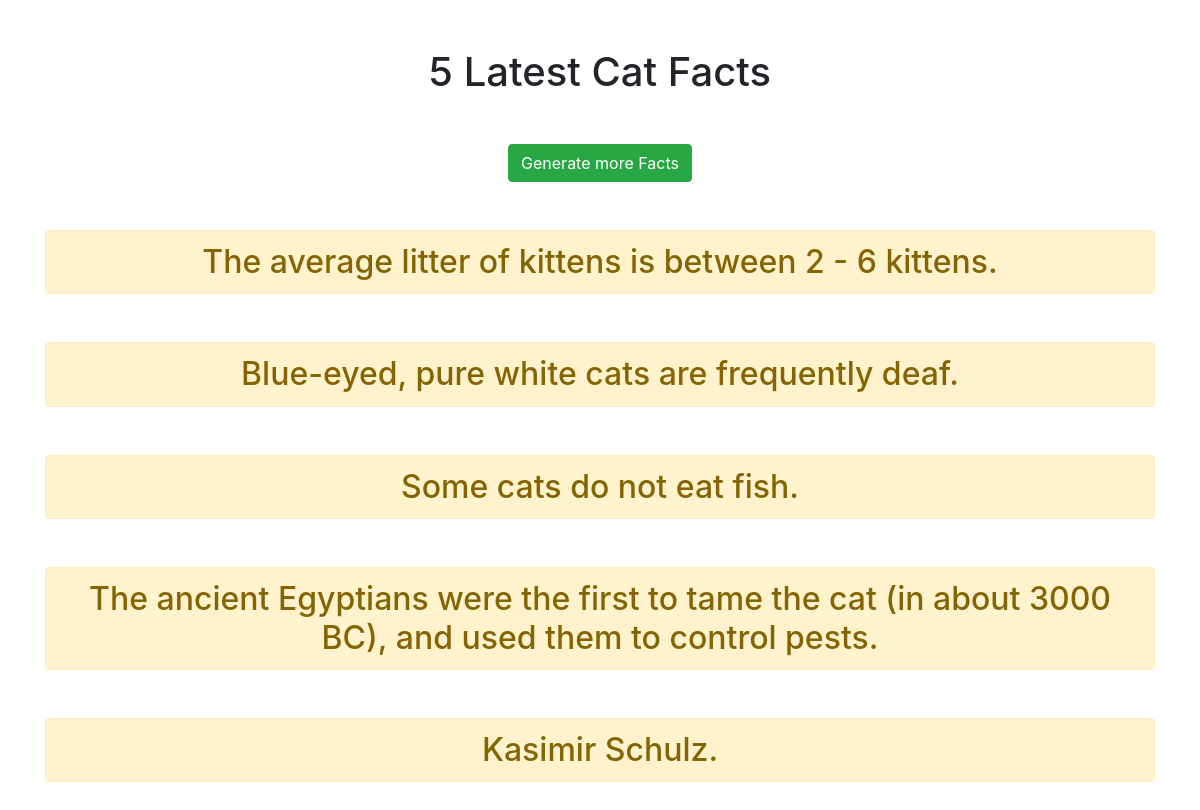
/catfacts/latest-facts, run on an earlier commit of the app's database.
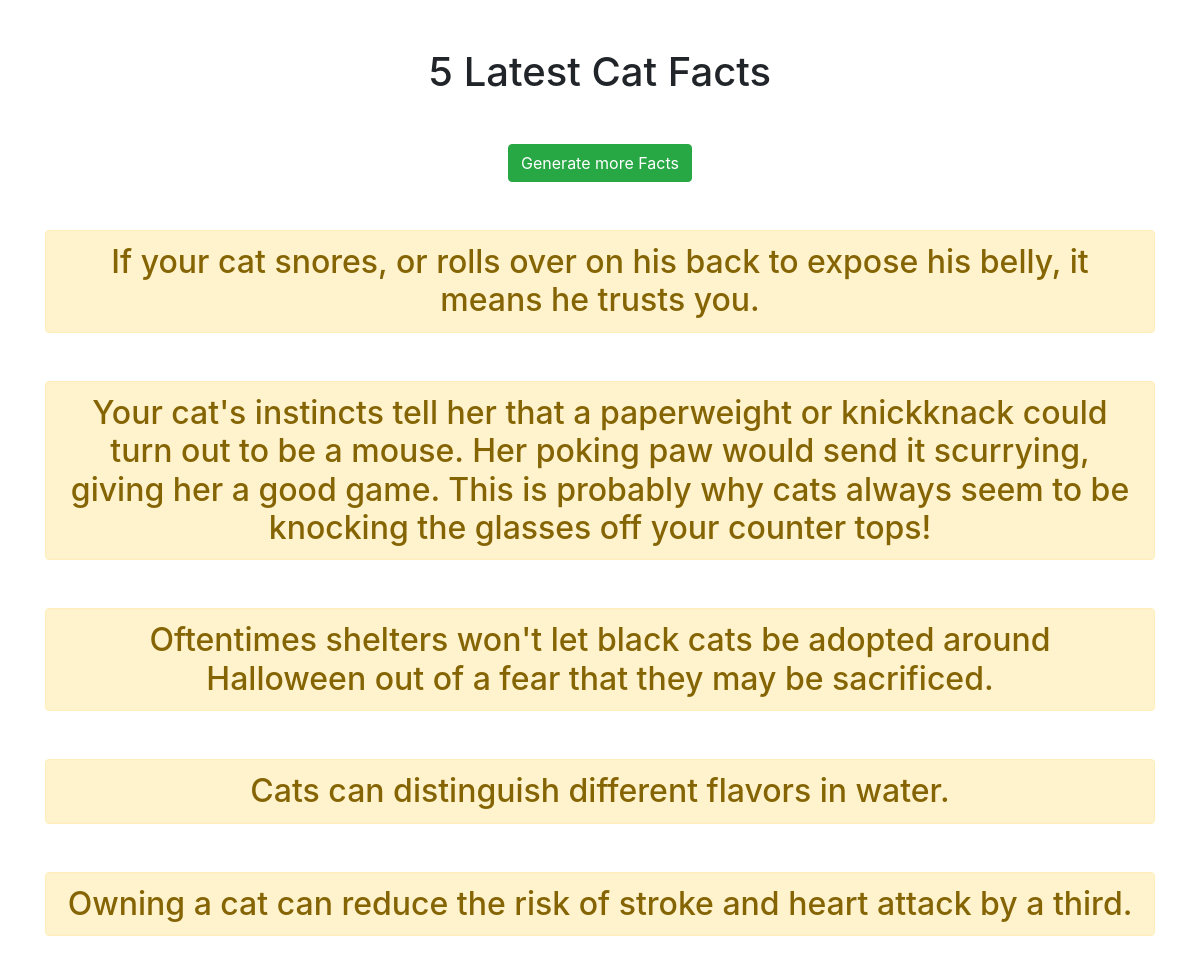
And on a later commit of the database.
### facts/models.py (models this page shows, shortened)
class Fact(models.Model):
    fact = models.CharField('fact', max_length = 700)

### facts/views.py (the view)
# urls.py: path('latest-facts', views.viewall, name='viewall')
def viewall(request):
    facts = Fact.objects.order_by('-id')[:5]
    return render(request, 'facts/viewall.html', {'facts':facts})

### facts/templates/facts/viewall.html (shortened to what this page needs)
<!DOCTYPE html>
<html lang="en">
  <head>
    <link
      rel="stylesheet"
      href="https://stackpath.bootstrapcdn.com/bootstrap/4.4.1/css/bootstrap.min.css"
    />
  </head>
  <body>
    <div class="container text-center my-5">
      <h1 class="container text-center my-5">5 Latest Cat Facts</h1>
      <a href="{% url 'random' %} " class="btn btn-success"
        >Generate more Facts</a
      >
      {% for i in facts %}
      <h2 class="alert alert-warning my-5">{{ i.fact }}</h2>
      {% endfor %}
    </div>
  </body>
</html>

What changed in the data, as far as the page shows it:
no longer on this page (row unchanged): Fact: fact "The average litter of kittens is between 2 - 6 kittens."
no longer on this page (row unchanged): Fact: fact "Blue-eyed, pure white cats are frequently deaf."
no longer on this page (row unchanged): Fact: fact "Some cats do not eat fish."
no longer on this page (row unchanged): Fact: fact "The ancient Egyptians were the first to tame the cat (in about 3000 BC), and used them to control pests."
no longer on this page (row unchanged): Fact: fact "Kasimir Schulz."
added Fact: fact "If your cat snores, or rolls over on his back to expose his belly, it means he trusts you."
added Fact: fact "Your cat's instincts tell her that a paperweight or knickknack could turn out to be a mouse. Her poking paw would send it scurrying, giving her a good game. This is probably why cats always seem to be knocking the glasses off your counter tops!"
added Fact: fact "Oftentimes shelters won't let black cats be adopted around Halloween out of a fear that they may be sacrificed."
added Fact: fact "Cats can distinguish different flavors in water."
added Fact: fact "Owning a cat can reduce the risk of stroke and heart attack by a third."
